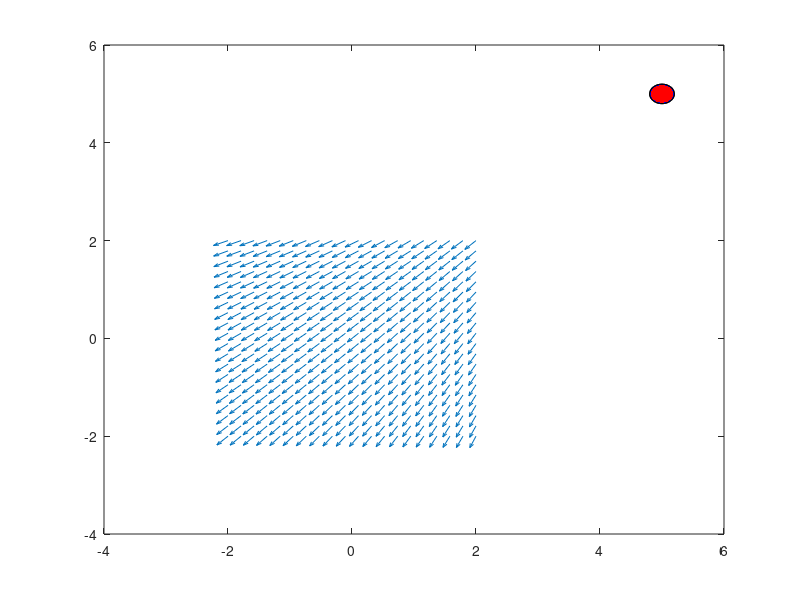

Recreate this plot in MATLAB.
clear; close all; clc;
%crear el grid 
N = 20;
minX = -2; maxX=2;
minY = -2; maxY=2;
x = linspace(minX,maxX,N);
y = linspace(minY,maxY,N);
[xG,yG]=meshgrid(x,y);

%posicion de las particulas
%NEGATIVA
coordXn=input("introduce la coordenada en X de la carga 1: ") ;
coordYn=input("introduce la coordenada en Y de la carga 1: ") ;
w = .4;
%POSITIVA
coordXp=input("introduce la coordenada en X de la carga 2: ") ;
coordYp=input("introduce la coordenada en Y de la carga 2: ") ;

%Campo electrico
Qn = input("introduce la carga 1 en C: ");
Qp = input("introduce la carga 2 en C: ");
K = 9e9; %constante
Rx = xG - coordXn; %la distancia que hay de la cordenada de la carga a al punto del grid
Ry = yG - coordYn;
R = sqrt(Rx.^2+Ry.^2).^3; 
Ex = K.*Qn.*Rx./R;
Ey = K.*Qn.*Ry./R;
Rx = xG - coordXp;
Ry = yG - coordYp;
R = sqrt(Rx.^2+Ry.^2).^3;
Ex =Ex+ K.*Qp.*Rx./R;
Ey =Ey+ K.*Qp.*Ry./R;
E=sqrt(Ex.^2 + Ey.^2);

%componentes x y de los vectores
u = Ex./E;
v = Ey./E;

figure();
h=quiver(xG,yG,u,v);
h=rectangle('Position',[coordXn-w/2,coordYn-w/2,w,w],'Curvature',[1 1]);
set(h,'Facecolor',[0 0 1]);
h=rectangle('Position',[coordXp-w/2,coordYp-w/2,w,w],'Curvature',[1 1]);
set(h,'Facecolor',[1 0 0]);